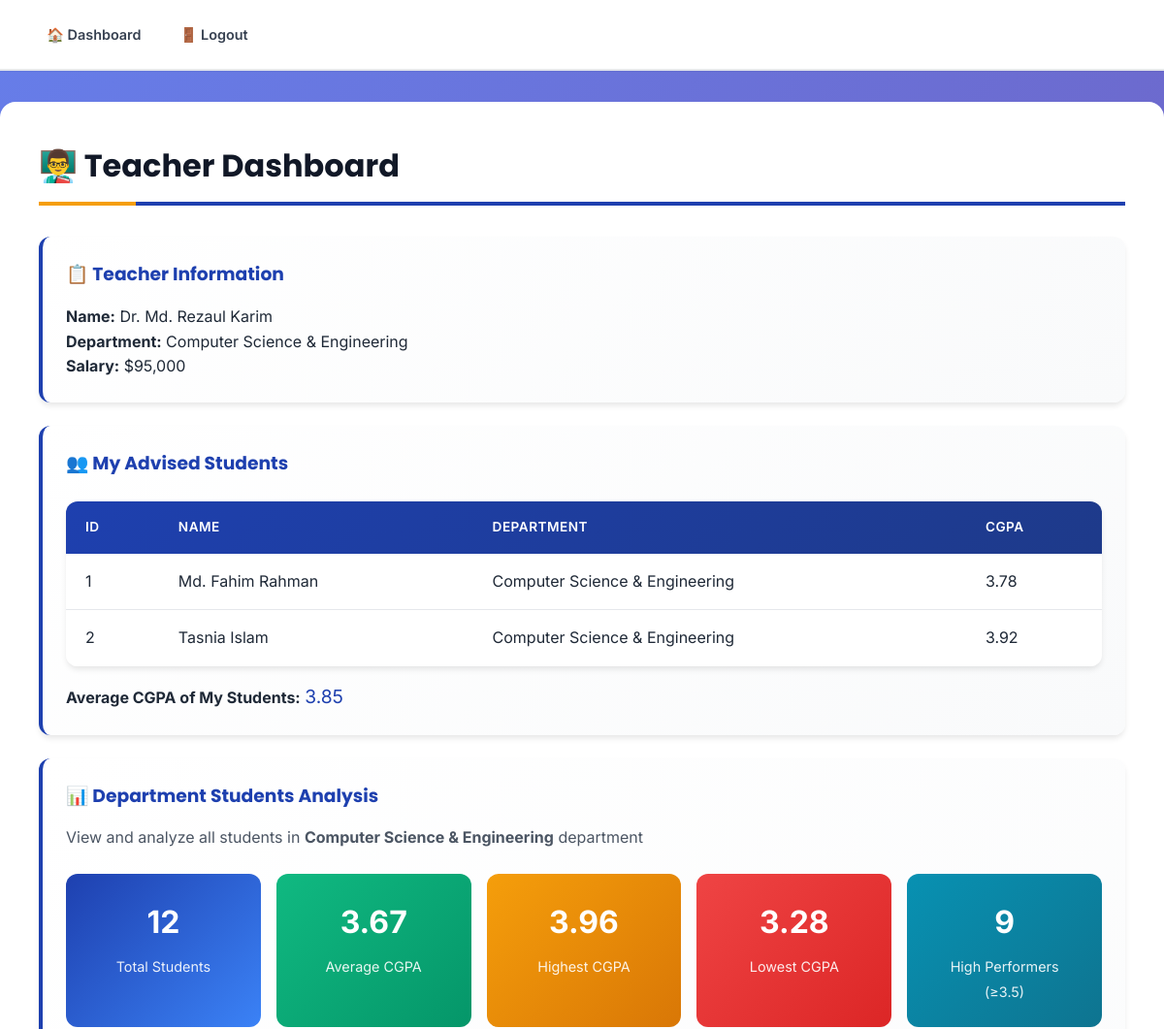
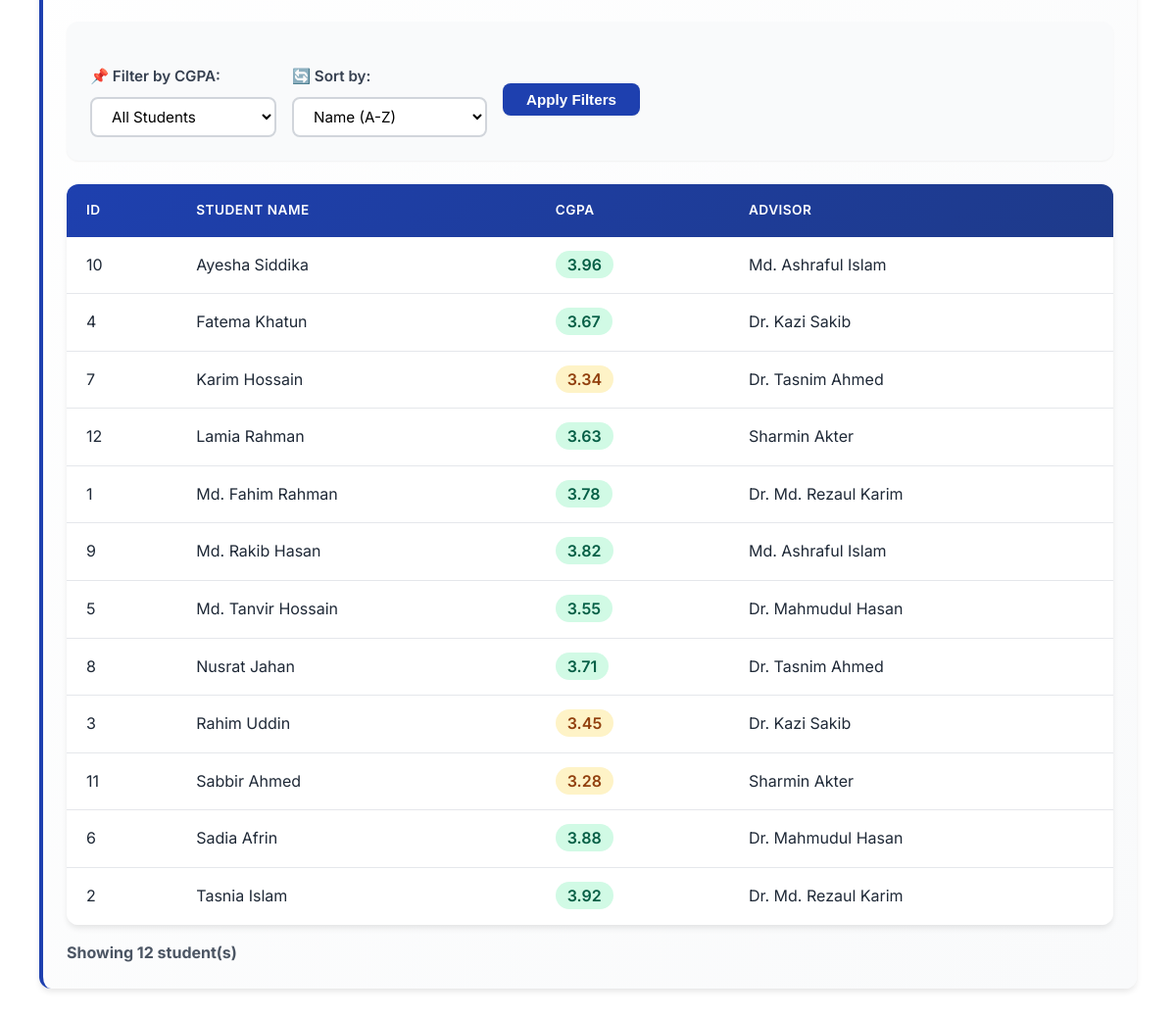
The page /teacher/dashboard.php (signed in) on the database its author committed (2 pictures, top to bottom).
### tables this page shows
CREATE TABLE `teachers` (
  `t_id` int(11) NOT NULL,
  `t_name` varchar(100) NOT NULL,
  `gender` enum('Male','Female') DEFAULT 'Male',
  `salary` decimal(10,2) DEFAULT NULL CHECK (`salary` >= 0),
  `dept_id` int(11) DEFAULT NULL
);

CREATE TABLE `departments` (
  `dept_id` int(11) NOT NULL,
  `dept_name` varchar(50) NOT NULL,
  `faculty` varchar(50) NOT NULL,
  `no_of_students` int(11) DEFAULT 0 CHECK (`no_of_students` >= 0)
);

CREATE TABLE `students` (
  `s_id` int(11) NOT NULL,
  `s_name` varchar(100) NOT NULL,
  `cgpa` decimal(3,2) DEFAULT NULL CHECK (`cgpa` between 0 and 4),
  `dept_id` int(11) DEFAULT NULL,
  `advisor_id` int(11) DEFAULT NULL
);

### public/teacher/dashboard.php (the view, shortened to what this page needs)
<?php
require_once __DIR__ . '/../../src/db.php';
$teacher_id = $_SESSION['user']['ref_id'];
$t_stmt = $mysqli->prepare("
  SELECT t.t_id, t.t_name, t.salary, t.dept_id, d.dept_name
  FROM teachers t
  LEFT JOIN departments d ON t.dept_id = d.dept_id
  WHERE t.t_id = ?");
$t_stmt->bind_param("i", $teacher_id);
$t_stmt->execute();
$teacher = $t_stmt->get_result()->fetch_assoc();
$teacher_dept_id = $teacher['dept_id'];
$s_res = $mysqli->prepare("
  SELECT s.s_id, s.s_name, s.cgpa, d.dept_name
  FROM students s
  JOIN departments d ON s.dept_id = d.dept_id
  WHERE s.advisor_id = ?");
$s_res->bind_param("i", $teacher_id);
$s_res->execute();
$students = $s_res->get_result()->fetch_all(MYSQLI_ASSOC);
$avg_cgpa = null;
if (!empty($students)) {
    $ids = array_column($students, 'cgpa');
    $avg_cgpa = round(array_sum($ids) / count($ids), 2);
}
$sort_by = isset($_GET['sort']) ? $_GET['sort'] : 'name';
$filter_cgpa = isset($_GET['filter']) ? $_GET['filter'] : 'all';
$dept_sql = "SELECT s.s_id, s.s_name, s.cgpa, t.t_name AS advisor_name
             FROM students s
             LEFT JOIN teachers t ON s.advisor_id = t.t_id
             WHERE s.dept_id = ?";
if ($sort_by == 'cgpa_desc') {
    $dept_sql .= " ORDER BY s.cgpa DESC";
} elseif ($sort_by == 'cgpa_asc') {
    $dept_sql .= " ORDER BY s.cgpa ASC";
} else {
    $dept_sql .= " ORDER BY s.s_name ASC";
}
$dept_stmt = $mysqli->prepare($dept_sql);
$dept_stmt->bind_param("i", $teacher_dept_id);
$dept_stmt->execute();
$dept_students = $dept_stmt->get_result()->fetch_all(MYSQLI_ASSOC);
$dept_stats = [];
if (!empty($dept_students)) {
    $cgpas = array_column($dept_students, 'cgpa');
    $dept_stats['total'] = count($dept_students);
    $dept_stats['avg_cgpa'] = round(array_sum($cgpas) / count($cgpas), 2);
    $dept_stats['max_cgpa'] = max($cgpas);
    $dept_stats['min_cgpa'] = min($cgpas);
    $dept_stats['high_performers'] = count(array_filter($cgpas, function($c) { return $c >= 3.5; }));
}
?>
<!doctype html>
<html>
<head>
  <link rel="stylesheet" href="../../css/style.css">
</head>
<body>
<nav class="navbar">
  <a href="dashboard.php">🏠 Dashboard</a>
  <a href="../logout.php">🚪 Logout</a>
</nav>
<main class="container">
  <h2>👨‍🏫 Teacher Dashboard</h2>
  <div class="dashboard-card">
    <h3>📋 Teacher Information</h3>
    <p><b>Name:</b> <?=htmlspecialchars($teacher['t_name'])?></p>
    <p><b>Department:</b> <?=htmlspecialchars($teacher['dept_name'])?></p>
    <p><b>Salary:</b> $<?=number_format($teacher['salary'])?></p>
  </div>
  <div class="dashboard-card">
    <h3>👥 My Advised Students</h3>
    <?php if (empty($students)): ?>
      <p>No students assigned yet.</p>
    <?php else: ?>
      <table class="data-table">
        <thead><tr><th>ID</th><th>Name</th><th>Department</th><th>CGPA</th></tr></thead>
        <tbody>
          <?php foreach($students as $s): ?>
          <tr>
            <td><?=$s['s_id']?></td>
            <td><?=htmlspecialchars($s['s_name'])?></td>
            <td><?=htmlspecialchars($s['dept_name'])?></td>
            <td><?=$s['cgpa']?></td>
          </tr>
          <?php endforeach; ?>
        </tbody>
      </table>
      <p style="margin-top: 1rem;"><b>Average CGPA of My Students:</b> <span style="color: var(--primary-color); font-size: 1.2rem;"><?=$avg_cgpa?></span></p>
    <?php endif; ?>
  </div>
  <div class="dashboard-card">
    <h3>📊 Department Students Analysis</h3>
    <p style="color: var(--gray-600); margin-bottom: 1rem;">
      View and analyze all students in <b><?=htmlspecialchars($teacher['dept_name'])?></b> department
    </p>
    <?php if (!empty($dept_stats)): ?>
    <div class="stats-grid">
      <div class="stat-box">
        <span class="stat-number"><?=$dept_stats['total']?></span>
        <span class="stat-label">Total Students</span>
      </div>
      <div class="stat-box" style="background: linear-gradient(135deg, var(--success-color), #059669);">
        <span class="stat-number"><?=$dept_stats['avg_cgpa']?></span>
        <span class="stat-label">Average CGPA</span>
      </div>
      <div class="stat-box" style="background: linear-gradient(135deg, var(--accent-color), #d97706);">
        <span class="stat-number"><?=$dept_stats['max_cgpa']?></span>
        <span class="stat-label">Highest CGPA</span>
      </div>
      <div class="stat-box" style="background: linear-gradient(135deg, var(--danger-color), #dc2626);">
        <span class="stat-number"><?=$dept_stats['min_cgpa']?></span>
        <span class="stat-label">Lowest CGPA</span>
      </div>
      <div class="stat-box" style="background: linear-gradient(135deg, var(--secondary-color), #0e7490);">
        <span class="stat-number"><?=$dept_stats['high_performers']?></span>
        <span class="stat-label">High Performers (≥3.5)</span>
      </div>
    </div>
    <?php endif; ?>
    <form method="GET" class="filter-panel">
      <div>
        <label>📌 Filter by CGPA:</label>
        <select name="filter" onchange="this.form.submit()">
          <option value="all" <?=$filter_cgpa=='all'?'selected':''?>>All Students</option>
        </select>
      </div>
      <div>
        <label>🔄 Sort by:</label>
        <select name="sort" onchange="this.form.submit()">
          <option value="name" <?=$sort_by=='name'?'selected':''?>>Name (A-Z)</option>
        </select>
      </div>
      <button type="submit">Apply Filters</button>
    </form>
    <?php if (empty($dept_students)): ?>
      <p>No students found with the selected filters.</p>
    <?php else: ?>
      <table class="data-table">
        <thead>
          <tr>
            <th>ID</th>
            <th>Student Name</th>
            <th>CGPA</th>
            <th>Advisor</th>
          </tr>
        </thead>
        <tbody>
          <?php foreach($dept_students as $ds): ?>
          <tr>
            <td><?=$ds['s_id']?></td>
            <td><?=htmlspecialchars($ds['s_name'])?></td>
            <td>
              <span style="
                padding: 0.25rem 0.75rem;
                border-radius: 1rem;
                font-weight: 600;
                background: <?=$ds['cgpa'] >= 3.5 ? '#d1fae5' : ($ds['cgpa'] >= 3.0 ? '#fef3c7' : '#fee2e2')?>;
                color: <?=$ds['cgpa'] >= 3.5 ? '#065f46' : ($ds['cgpa'] >= 3.0 ? '#92400e' : '#991b1b')?>;
              ">
                <?=$ds['cgpa']?>
              </span>
            </td>
            <td><?=htmlspecialchars($ds['advisor_name'] ?? 'Not Assigned')?></td>
          </tr>
          <?php endforeach; ?>
        </tbody>
      </table>
      <p style="margin-top: 1rem; color: var(--gray-600);">
        <b>Showing <?=count($dept_students)?> student(s)</b>
      </p>
    <?php endif; ?>
  </div>
</main>
</body>
</html>

### css/style.css (style rules this page uses)
* { margin: 0; padding: 0; box-sizing: border-box; }
:root { --primary-color: #1e40af; --primary-dark: #1e3a8a; --primary-light: #3b82f6; --secondary-color: #0891b2; --accent-color: #f59e0b; --success-color: #10b981; --danger-color: #ef4444; --warning-color: #f59e0b; --white: #ffffff; --gray-50: #f9fafb; --gray-100: #f3f4f6; --gray-200: #e5e7eb; --gray-300: #d1d5db; --gray-400: #9ca3af; --gray-600: #4b5563; --gray-700: #374151; --gray-800: #1f2937; --gray-900: #111827; --shadow-sm: 0 1px 2px 0 rgba(0, 0, 0, 0.05); --shadow-md: 0 4px 6px -1px rgba(0, 0, 0, 0.1); --shadow-lg: 0 10px 15px -3px rgba(0, 0, 0, 0.1); --shadow-xl: 0 20px 25px -5px rgba(0, 0, 0, 0.1); --radius-sm: 0.375rem; --radius-md: 0.5rem; --radius-lg: 0.75rem; --radius-xl: 1rem; }
body { font-family: 'Inter', -apple-system, BlinkMacSystemFont, 'Segoe UI', sans-serif; background: linear-gradient(135deg, #667eea 0%, #764ba2 100%); background-attachment: fixed; min-height: 100vh; color: var(--gray-800); line-height: 1.6; }
nav a { color: var(--white); text-decoration: none; font-weight: 500; padding: 0.625rem 1.25rem; border-radius: var(--radius-md); transition: all 0.3s ease; background: rgba(255, 255, 255, 0.1); backdrop-filter: blur(10px); }
.navbar { background: var(--white); padding: 1rem 2rem; box-shadow: var(--shadow-sm); border-bottom: 2px solid var(--gray-200); display: flex; gap: 0.5rem; flex-wrap: wrap; align-items: center; }
.navbar a { color: var(--gray-700); font-weight: 600; text-decoration: none; padding: 0.5rem 1rem; border-radius: var(--radius-md); transition: all 0.3s ease; font-size: 0.9rem; }
.container { max-width: 1200px; margin: 2rem auto; background: var(--white); padding: 2.5rem; border-radius: var(--radius-xl); box-shadow: var(--shadow-xl); animation: fadeIn 0.5s ease; }
.container h2 { font-family: 'Poppins', sans-serif; font-size: 2rem; font-weight: 700; color: var(--gray-900); border-bottom: 4px solid var(--primary-color); padding-bottom: 0.75rem; margin-bottom: 2rem; position: relative; }
.container h2::after { content: ''; position: absolute; bottom: -4px; left: 0; width: 100px; height: 4px; background: var(--accent-color); }
.btn, a[href*="add"], button[type="submit"], input[type="submit"] { display: inline-block; padding: 0.75rem 1.5rem; font-weight: 600; text-decoration: none; border-radius: var(--radius-md); transition: all 0.3s ease; border: none; cursor: pointer; font-size: 0.95rem; box-shadow: var(--shadow-sm); }
button[type="submit"], input[type="submit"] { background: linear-gradient(135deg, var(--success-color), #059669); color: var(--white); margin-top: 1rem; }
.data-table { width: 100%; border-collapse: separate; border-spacing: 0; margin-top: 1.5rem; border-radius: var(--radius-lg); overflow: hidden; box-shadow: var(--shadow-md); }
.data-table thead { background: linear-gradient(135deg, var(--primary-color), var(--primary-dark)); color: var(--white); }
.data-table th { padding: 1rem 1.25rem; text-align: left; font-weight: 600; text-transform: uppercase; font-size: 0.85rem; letter-spacing: 0.5px; }
.data-table td { padding: 1rem 1.25rem; border-bottom: 1px solid var(--gray-200); background: var(--white); transition: background 0.3s ease; }
.data-table tbody tr:last-child td { border-bottom: none; }
form { background: var(--gray-50); padding: 2rem; border-radius: var(--radius-lg); margin-top: 1.5rem; box-shadow: var(--shadow-sm); }
form label { display: block; font-weight: 600; color: var(--gray-700); margin-top: 1.25rem; margin-bottom: 0.5rem; font-size: 0.95rem; }
form input, form select, form textarea { width: 100%; padding: 0.75rem 1rem; border: 2px solid var(--gray-300); border-radius: var(--radius-md); font-size: 1rem; transition: all 0.3s ease; background: var(--white); font-family: inherit; }
.dashboard-card { background: linear-gradient(135deg, var(--white), var(--gray-50)); padding: 1.5rem; border-radius: var(--radius-lg); box-shadow: var(--shadow-md); margin-bottom: 1.5rem; border-left: 4px solid var(--primary-color); transition: all 0.3s ease; }
.dashboard-card h3 { color: var(--primary-color); margin-bottom: 1rem; font-family: 'Poppins', sans-serif; }

### rows shown on the page
teachers: t_name "Dr. Md. Rezaul Karim", dept.dept_name "Computer Science & Engineering", salary "95,000"
students: s_id "1", s_name "Md. Fahim Rahman", dept.dept_name "Computer Science & Engineering", cgpa "3.78", advisor.t_name "Dr. Md. Rezaul Karim"
students: s_id "2", s_name "Tasnia Islam", dept.dept_name "Computer Science & Engineering", cgpa "3.92", advisor.t_name "Dr. Md. Rezaul Karim"
students: s_id "10", s_name "Ayesha Siddika", cgpa "3.96", advisor.t_name "Md. Ashraful Islam"
students: s_id "4", s_name "Fatema Khatun", cgpa "3.67", advisor.t_name "Dr. Kazi Sakib"
students: s_id "7", s_name "Karim Hossain", cgpa "3.34", advisor.t_name "Dr. Tasnim Ahmed"
students: s_id "12", s_name "Lamia Rahman", cgpa "3.63", advisor.t_name "Sharmin Akter"
students: s_id "9", s_name "Md. Rakib Hasan", cgpa "3.82", advisor.t_name "Md. Ashraful Islam"
students: s_id "5", s_name "Md. Tanvir Hossain", cgpa "3.55", advisor.t_name "Dr. Mahmudul Hasan"
students: s_id "8", s_name "Nusrat Jahan", cgpa "3.71", advisor.t_name "Dr. Tasnim Ahmed"
students: s_id "3", s_name "Rahim Uddin", cgpa "3.45", advisor.t_name "Dr. Kazi Sakib"
students: s_id "11", s_name "Sabbir Ahmed", cgpa "3.28", advisor.t_name "Sharmin Akter"
students: s_id "6", s_name "Sadia Afrin", cgpa "3.88", advisor.t_name "Dr. Mahmudul Hasan"

### other values the page prints
$avg_cgpa "3.85"
$dept_stats['total'] "12"
$dept_stats['avg_cgpa'] "3.67"
$dept_stats['max_cgpa'] "3.96"
$dept_stats['min_cgpa'] "3.28"
$dept_stats['high_performers'] "9"
count($dept_students) "12"
